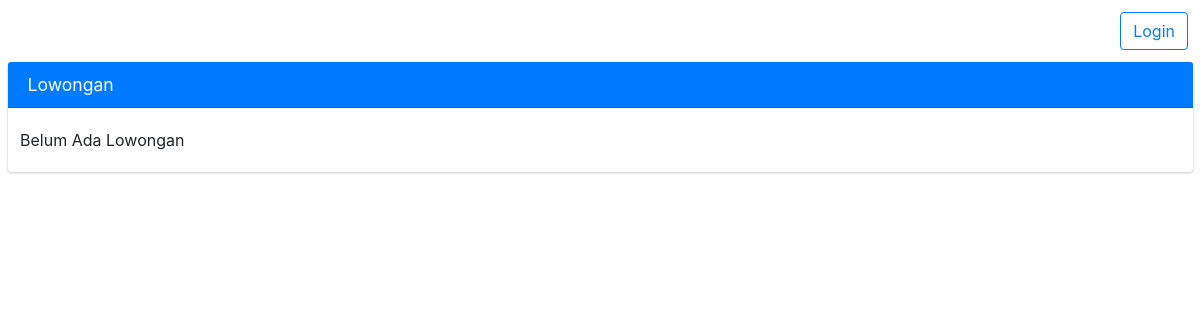
Before: / with the older database file.
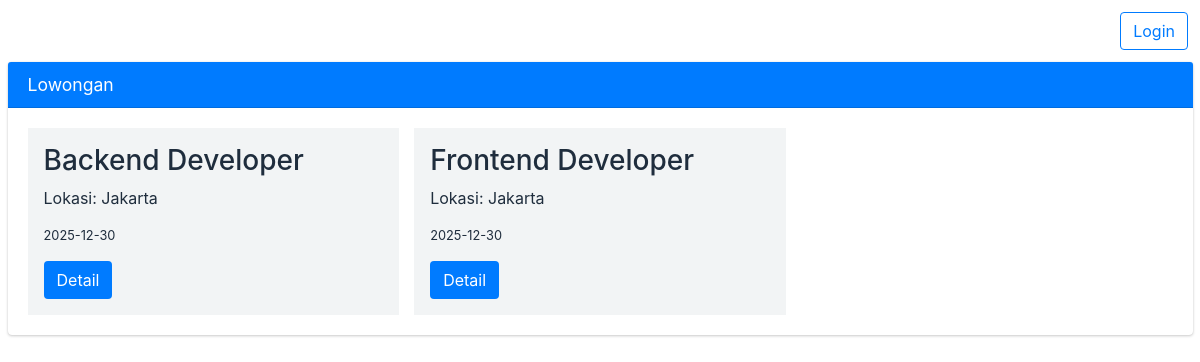
After: the same page with the newer database file.
### tables this page shows
CREATE TABLE `jobs` (
  `id` bigint unsigned NOT NULL AUTO_INCREMENT,
  `name` varchar(255) DEFAULT NULL,
  `description` longtext,
  `position` varchar(255) DEFAULT NULL,
  `date` date DEFAULT NULL,
  `created_at` timestamp NULL DEFAULT NULL,
  `location` varchar(255) DEFAULT NULL,
  PRIMARY KEY (`id`),
  UNIQUE KEY `id` (`id`)
);

### configuration/connection.php (called while the page is built, shortened)
<?php
$host  = 'http://127.0.0.1:8004';
?>

### functions/job/getAllData.php (called while the page is built)
<?php
$today = date("Y-m-d");
$getData = "SELECT * FROM jobs
            WHERE date >= '$today'";
$resultJob = $conn->query($getData);
?>

### configuration/menu.php (called while the page is built, shortened)
<?php
$menuDetailJob = $host.'/member/job/detail.php';
?>

### index.php (the view, shortened to what this page needs)
<?php
include "init.php";
include "template/header.php";
include "functions/job/getAllData.php";
?>
    <div class="wrapper">
    <div style="float:right; margin:12px;">
        <a href="<?php echo $host.'/auth/login.php';?>">
            <button class="btn btn-outline-primary">Login</button>
        </a>
    </div>
    <br>
    <div class="content">
        <section class="content-header">
        </section>
        <section class="content">
            <div class="container-fluid">
                <div class="row">
                    <div class="col-12">
                        <div class="card card-primary">
                            <div class="card-header">
                                <h3 class="card-title">Lowongan</h3>
                            </div>
                            <div class="card-body">
                                <div class="row">
                                    <?php
                                    if($resultJob->num_rows == 0){
                                        echo "Belum Ada Lowongan";
                                    } else {
                                        while ($job = $resultJob->fetch_assoc()) { ?>
                                            <div class="col-sm-4">
                                                <div class="position-relative p-3 bg-gray-light">
                                                    <h3><?php echo $job['name'];?></h3>
                                                    <p>Lokasi: <?php echo $job['location'];?></p>
                                                    <p><small><?php echo $job['date'];?></small></p>
                                                    <a href="<?php echo $menuDetailJob.'?id='.$job['id'];?>">
                                                        <button class="btn bg-primary">Detail</button>
                                                    </a>
                                                </div>
                                            </div>
                                        <?php }
                                    }
                                    ?>
                                </div>
                            </div>
                        </div>
                    </div>
                </div>
            </div>
        </section>
    </div>
<?php
include "template/footer.php";
?>

### template/header.php (shortened to what this page needs)
<html>
<head>
    <link rel="stylesheet" href="<?php echo $host;?>/../assets/css/all.min.css">
    <link rel="stylesheet" href="<?php echo $host;?>/../assets/css/bootstrap.min.css">
    <link rel="stylesheet" href="<?php echo $host;?>/../assets/css/adminlte.min.css">
</head>
<body class="hold-transition sidebar-mini">

### template/footer.php (shortened to what this page needs)
</body>
</html>

Changed rows visible on the page:
now on this page (row edited): jobs: name "Backend Developer", location "Jakarta", date "2025-12-30"
now on this page (row edited): jobs: name "Frontend Developer", location "Jakarta", date "2025-12-30"
Other visible differences:
text no longer shown: "Belum Ada Lowongan"
